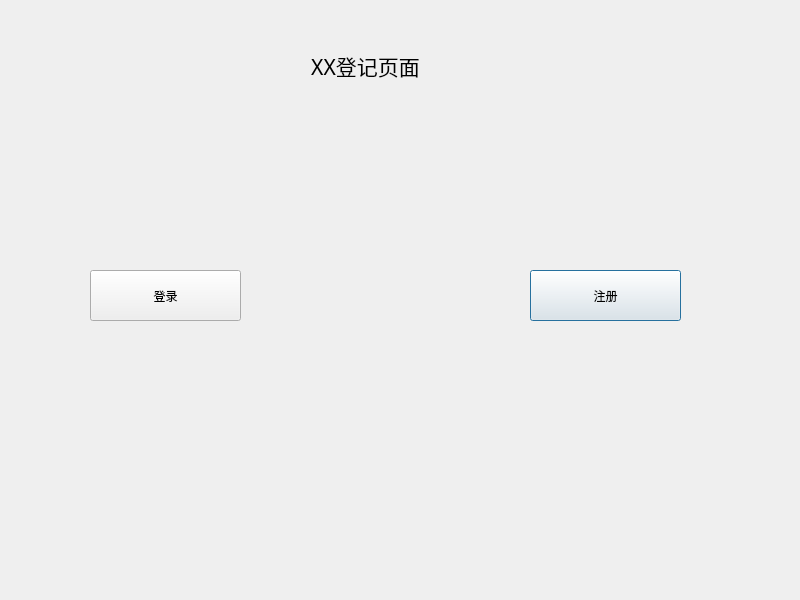
<?xml version="1.0" encoding="UTF-8"?>
<ui version="4.0">
 <class>Widget</class>
 <widget class="QWidget" name="Widget">
  <property name="geometry">
   <rect>
    <x>0</x>
    <y>0</y>
    <width>800</width>
    <height>600</height>
   </rect>
  </property>
  <property name="windowTitle">
   <string>Widget</string>
  </property>
  <widget class="QLabel" name="label">
   <property name="geometry">
    <rect>
     <x>280</x>
     <y>50</y>
     <width>171</width>
     <height>31</height>
    </rect>
   </property>
   <property name="sizePolicy">
    <sizepolicy hsizetype="MinimumExpanding" vsizetype="Preferred">
     <horstretch>0</horstretch>
     <verstretch>0</verstretch>
    </sizepolicy>
   </property>
   <property name="font">
    <font>
     <family>楷体</family>
     <pointsize>16</pointsize>
    </font>
   </property>
   <property name="text">
    <string>XX登记页面</string>
   </property>
   <property name="textFormat">
    <enum>Qt::PlainText</enum>
   </property>
   <property name="scaledContents">
    <bool>false</bool>
   </property>
   <property name="alignment">
    <set>Qt::AlignCenter</set>
   </property>
   <property name="wordWrap">
    <bool>true</bool>
   </property>
  </widget>
  <widget class="QPushButton" name="pushButton">
   <property name="geometry">
    <rect>
     <x>90</x>
     <y>270</y>
     <width>151</width>
     <height>51</height>
    </rect>
   </property>
   <property name="text">
    <string>登录</string>
   </property>
  </widget>
  <widget class="QPushButton" name="pushButton_2">
   <property name="geometry">
    <rect>
     <x>530</x>
     <y>270</y>
     <width>151</width>
     <height>51</height>
    </rect>
   </property>
   <property name="text">
    <string>注册</string>
   </property>
   <property name="default">
    <bool>true</bool>
   </property>
   <property name="flat">
    <bool>false</bool>
   </property>
  </widget>
 </widget>
 <resources/>
 <connections/>
</ui>
